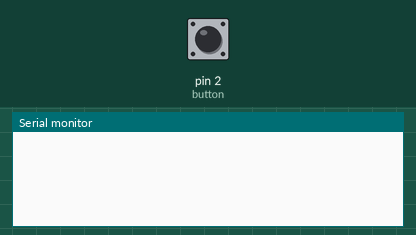
Bench run of a sketch on a simulated Arduino Uno, built with avr-gcc and run on an emulated ATmega328P. Parts: the last lines printed to the serial monitor. Inputs (shaded band) come from the test bench; at power-on: pin 2 (button) HIGH.

Above: at 1.2 s.
1.3 s: pin 2 (button) pulled LOW for 0.15 s
At 3.0 s:
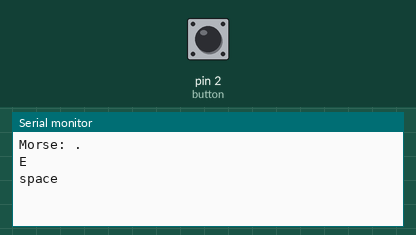
3.2 s: pin 2 (button) pulled LOW for 1 s
At 6.9 s:
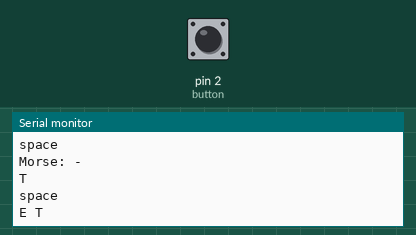
7.2 s: pin 2 (button) pulled LOW for 0.15 s
At 10.0 s:
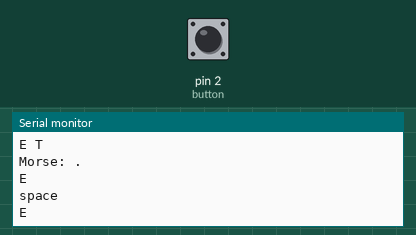
10.3 s: pin 2 (button) pulled LOW for 1 s
At 13.7 s:
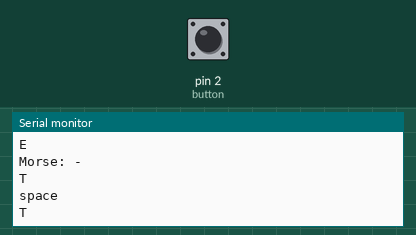
14.3 s: pin 2 (button) pulsed LOW 2 times (0.12 s each, 0.3 s apart)
At 16.9 s:
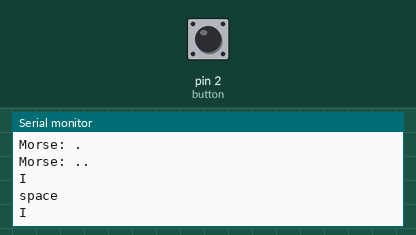
17.9 s: pin 2 (button) pulsed LOW 5 times (0.12 s each, 0.3 s apart)
At 21.4 s:
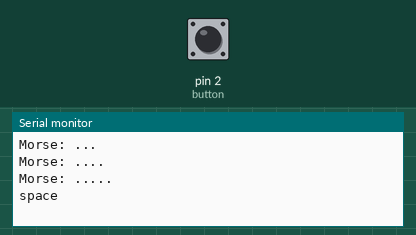

The sketch:

MorseCode.ino
```cpp
/*
MORSE CODE TRANSLATOR
Hi, I've included some comments on each segment to explain each purpose and how they work
change the variable according to what you want, I've used this because it's confusing and helps me to keep on differentiating things
- P.S: The Autumn Engineer
*/

String rem = "";
const int button = 2;
int reading = 0;
int counter = 0;
int bounce = 0;
int wordtimer = 0;
String morse = "";
String ren = "";
String period = ".";
String dash = "-";

String morseAlphabet[] = { //Yk what this is (✿╹◡╹)
      ".-", "-...", "-.-.", "-..", ".", "..-.", "--.", "....", "..", ".---", "-.-",
      ".-..", "--", "-.", "---", ".--.", "--.-", ".-.", "...", "-", "..-", "...-",
      ".--", "-..-", "-.--", "--.." };

char alphabet[] = {
      'A', 'B', 'C', 'D', 'E', 'F', 'G', 'H', 'I', 'J', 'K', 'L', 'M', 'N', 'O', 'P',
      'Q', 'R', 'S', 'T', 'U', 'V', 'W', 'X', 'Y', 'Z' };

void setup() {
  Serial.begin(9600);
  pinMode(button, INPUT_PULLUP);
}

void loop() {
  reading = digitalRead(button);
  if (reading == LOW) {
    counter++; bounce = 0; wordtimer = 0;
    delay(10);
  }
  else if (reading == HIGH && counter > 0) { //checks if the button is not pressed and will check the input
    if (counter > 20) { rem += dash; }
    else if (counter > 1) { rem += period; }
    Serial.print("Morse: ");
    Serial.println(rem);
    counter = 0; bounce = 1;
  }

  if (reading == HIGH && bounce > 0) { //starts the bouncer for the precedding segment
    bounce++;
    wordtimer++;
  }

  if (bounce == 30 && reading == HIGH) {
    for (int i = 0; i < 26; i++) { //we iterate on each to find a match and return it
      if (rem == morseAlphabet[i]) {
        Serial.println(alphabet[i]);
        ren += alphabet[i]; rem = "";
        break;
      }
    }
    rem = ""; //resets once it did not find a match
  }

  if (bounce == 100) { //induces a space, the most efficient one I found so far (ￗ﹏ￗ )
    ren += " "; Serial.println("space");
  }

  //This segment checks if you paused for print and then prints out your word
  if (wordtimer == 180 && reading == HIGH) {
    Serial.println(ren);
    ren = "";
    bounce = 0;
    wordtimer = 0;
    rem = "";
  }
  delay(10); //necessary, to avoid conflicting inputs
}
```

Measured:
- after the input at 1.3 s, the serial monitor: prints a new line after 0.16 s (image 1)
- after the input at 3.2 s, the serial monitor: prints a new line after 1.0 s (image 2)
- after the input at 7.2 s, the serial monitor: prints a new line after 0.16 s (image 3)
- after the input at 10.3 s, the serial monitor: prints a new line after 1.0 s (image 4)
- after the input at 14.3 s, the serial monitor: prints a new line after 0.12 s (image 5)
- after the input at 17.9 s, the serial monitor: prints a new line after 0.13 s (image 6)
